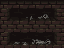

Tiled map render using the project's own tile images. Description and the whole map definition, tile-layer contents included, below:
An orthogonal 4x3 tile map with 16x16 px tiles, 1 tile layer (Слой тайлов 1).

<map version="1.9" tiledversion="1.9.2" orientation="orthogonal" renderorder="right-down" width="4" height="3" tilewidth="16" tileheight="16" infinite="0" nextlayerid="2" nextobjectid="1">
 <tileset firstgid="1" source="mainlevbuild.tsx" />
 <layer id="1" name="Слой тайлов 1" width="4" height="3">
  <data encoding="csv">
1100,1101,1102,1103,
1164,1165,1166,1167,
1228,1229,1230,1231
</data>
 </layer>
</map>
